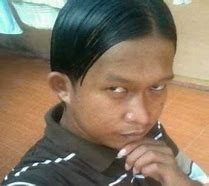
#> input picture boy.jpg, 209 x 186 px
$ python 4.CornerDetector.py
#> lines starting #> are read from the running program, lines starting #| are printed output that depends on the picture
# Menggunakan Shi-Tomasi GFTT untuk deteksi ujung (corner detection)

import numpy as np
import cv2
from matplotlib import pyplot as plt

# gunakan gambar
img = cv2.imread('boy.jpg')
#> img is the input picture: shape (186, 209, 3); mean B, G, R 97.4, 118.2, 134.3
gray = cv2.cvtColor(img,cv2.COLOR_BGR2GRAY)
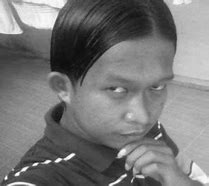
#> gray: shape (186, 209); min 7, max 255, mean 120.7

# deteksi pojok dengan GFTT
corners = cv2.goodFeaturesToTrack(gray,1000,0.01,10)
#> corners = 70 rows, first 8: [74, 154], [5, 178], [55, 161], [15, 175], [126, 175], [37, 163], [160, 133], [27, 167]
corners = np.int0(corners)

# menampilkan jumlah titik terdeteksi dengan fungsi numpy (np.ndarray.shape)
print("jumlah titik terdeteksi = ", corners.shape[0])
#| jumlah titik terdeteksi =  70

# untuk ditampilkan di Matplotlib, urutan band dibalik
rgb = cv2.cvtColor(img,cv2.COLOR_BGR2RGB)

# perbesar ukuran hasil plotting
plt.rcParams["figure.figsize"] = (20,20)

# untuk tiap pojok yang terdeteksi, munculkan pada gambar
for i in corners:
    x,y = i.ravel()
    cv2.circle(rgb,(x,y),3,255,-1)
#> this loop made 70 passes
#> (x, y) on passes 1 to 12: (74, 154), (5, 178), (55, 161), (15, 175), (126, 175), (37, 163), (160, 133), (27, 167), (143, 177), (117, 157), (109, 184), (190, 176)
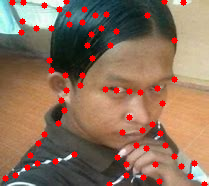
#> rgb: shape (186, 209, 3); mean R, G, B 141.3, 112.1, 91.9
plt.imshow(rgb),plt.show()

$ run again, with ladang sawit.jpg copied over boy.jpg
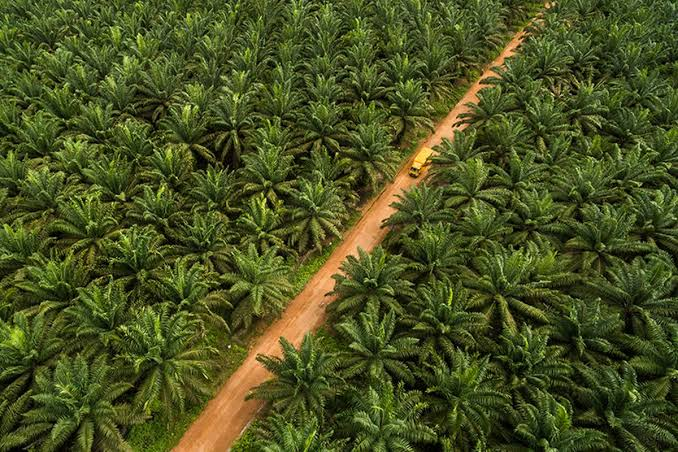
#> input picture ladang sawit.jpg, 678 x 452 px
#> img is the input picture: shape (452, 678, 3); mean B, G, R 33.6, 81.6, 73.7
#> `gray = cv2.cvtColor(img,cv2.COLOR_BGR2GRAY)`:
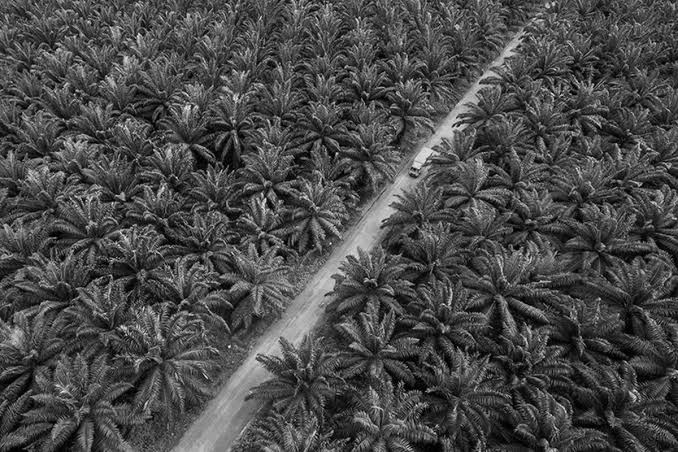
#> gray: shape (452, 678); min 0, max 251, mean 73.8
#> corners = 1000 rows, first 8: [229, 346], [265, 198], [337, 153], [330, 243], [479, 83], [74, 94], [599, 299], [121, 326]
#| jumlah titik terdeteksi =  1000
#> the loop `for i in corners:` made 1000 passes
#> after the loop `for i in corners:`:
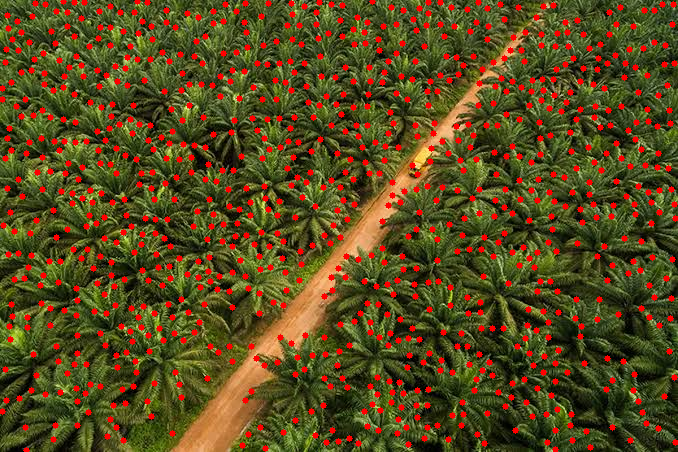
#> rgb: shape (452, 678, 3); mean R, G, B 90.1, 72.9, 29.7
